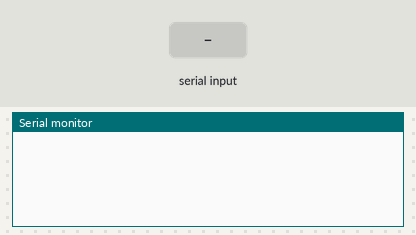
Simulated run of this sketch. Board: Arduino Uno, built with avr-gcc and run on an emulated ATmega328P. Parts: the last lines printed to the serial monitor. The inputs (shaded band) are chosen by the test bench.

Above: at 1.2 s.
1.3 s: "RING+CLIP:\n" received over the second serial link
At 1.6 s:
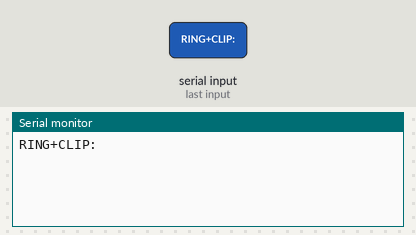
2.8 s: ",\n" received over the second serial link
At 4.0 s:
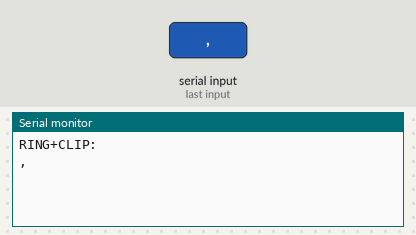
4.3 s: "\"\n" received over the second serial link
At 5.1 s:
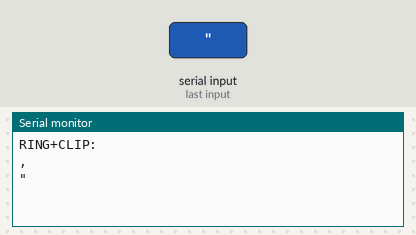
5.8 s: "1\n" received over the second serial link
At 6.3 s:
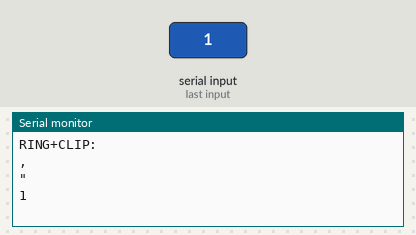

The sketch:

apri_cancello.ino
```cpp
/*
 * Prova di colloquio tramite porta seriale
AT+CGMM

SIMCOM_SIM900

OK
AT

OK
AT+CGMI

SIMCOM_Ltd

OK
Cambio velocita di trasmissione
AT+IPR=9600

OK

ATD337634273;
ATD0733816431;
ATD3312229982;
Chiamate a numeri
ATD##002#; // disattivazione segreteria vodafone

OK


+CUSD: 2

*/


#include <SoftwareSerial.h>

SoftwareSerial GPRS(7, 8); //Seriale simulata per comunicare col modem

unsigned char buffer[64]; // buffer per i dati scambiati sulla seriale
int count=0;              // contatore dati nel buffer
int flag =0;
String  inputString = "";
boolean  stringComplete = false;

void setup()
{
  GPRS.begin(9600);   // Baudrate di default del modem SIM900
  Serial.begin(9600); // Baudrate della seriale di Arduino
//  Serial.println("Powering Up SIM900");
//  pinMode(9, OUTPUT);
//  digitalWrite(9,LOW);
//  delay(100);
//  digitalWrite(9,HIGH);
//  delay(500);
//  digitalWrite(9,LOW);
//  delay(100);
//  Serial.println("SIM900 Powered Up");
 inputString.reserve(100);
}

void loop()
{
	if (GPRS.available())  // Se ci sono dati sulla seriale simulata (il modem ci invia dati)
	{
		while(GPRS.available()) // Finché ci sono dati disponibili
		{
			buffer[count++]=GPRS.read(); // Inserisce i byte nel buffer
			if(count == 64)break;
		}

		Serial.write(buffer,count);  // Scrive i dati ricevuti sulla seriale di Arduino
		delay(200);
		clearBufferArray();  // Svuota il buffer
		count = 0;
	}

	serialEvent(); //call the function

	if (stringComplete)
	{
		int ix;

		for(ix =0; ix <inputString.length(); ix++)
		{
			flag =1;
			GPRS.write(inputString[ix]); // Inviamo i dati al modem
			delay(200);
		}
		inputString = "";
		stringComplete = false;
	}
}
void clearBufferArray() // Funzione di supporto per svuotare il buffer
{
	char  appoggio[100];

	*appoggio ='\0';

	for (int i=0; i<count;i++)
	{
		char  appo;

		if (!flag && isPrintable(buffer[i]))
		{
			char  appo =buffer[i];
			sprintf(&appoggio[strlen(appoggio)], "%c", appo);
		}
		buffer[i]=NULL;
	}
	flag =0;
	if (strlen(appoggio) && !strncmp(appoggio, "RING+CLIP:", 10))
	{
		int	virgola =0;
		int	ultimo_apice =0;
		int	penultimo_apice =0;
		int	ix =(strlen(appoggio) -1);

		for (;ix ; ix--)
		{
			if (appoggio[ix] ==',' && !virgola)
			{
				virgola =ix;
				continue;
			}
			if (appoggio[ix] =='"' && virgola)
			{
				if (!ultimo_apice)
				{
					ultimo_apice =ix;
					continue;
				}
				penultimo_apice =ix;
				break;
			}
		}
		if (virgola && ultimo_apice && penultimo_apice)
		{
			if ((virgola -ultimo_apice) ==1
			&& (ultimo_apice -penultimo_apice) !=1)
			{
				int	fine =13;
				char *chiudi ="ATH";
				char *cancello = "ATD00393312229982\;";
				int	ix;

//				for(ix =0; chiudi[ix]; ix++)
//				{
//					GPRS.write(chiudi[ix]); // Inviamo i dati al modem
//					delay(200);
//				}
//				GPRS.write(fine); // Inviamo i dati al modem
        GPRS.println(chiudi);
				Serial.flush();
				delay(3000);
//				for(ix =0; cancello[ix]; ix++)
//				{
//					GPRS.write(cancello[ix]); // Inviamo i dati al modem
//					delay(200);
//				}
//				GPRS.write(fine); // Inviamo i dati al modem
        GPRS.println(cancello);
			}
			// else
			// {
					// Serial.print("p_ap -> ");
					// Serial.print(penultimo_apice);
					// Serial.print(" u_ap -> ");
					// Serial.print(ultimo_apice);
					// Serial.print(" virg -> ");
					// Serial.print(virgola);
			// }
		}
		// Serial.println(" ");
		// Serial.print("appoggio -->");
		// Serial.println(appoggio);
	}
 }
void serialEvent()
{
  while (Serial.available())
  {
    // get the new byte:
    char inChar = (char)Serial.read();
    // if the incoming character is a newline, set a flag
    // so the main loop can do something about it:
    if (inChar == '\n' || inChar == '\r')
    {
      inputString += inChar;
      inputString += "";
      stringComplete = true;
    }
    else  inputString += inChar;  // add it to the inputString:
  }
}
```

Measured:
- after the input at 1.3 s, the serial monitor: prints a new line at once (image 1)
- after the input at 2.8 s, the serial monitor: prints a new line at once (image 2)
- after the input at 4.3 s, the serial monitor: prints a new line at once (image 3)
- after the input at 5.8 s, the serial monitor: prints a new line at once (image 4)
